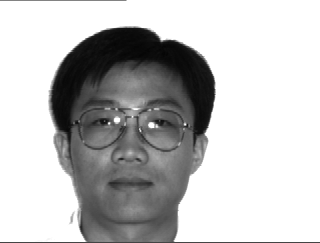
%> input picture Homework2/subject14.gif, 320 x 243 px
$ octave q1.m   (GNU Octave 9; MATLAB toolbox functions it lacks are replaced by stand-ins)
%> lines starting %> are read from the running program, lines starting %| are printed output that depends on the picture
clear all
subject14=[];

% Read the pics
pic=imread('subject14.gif');
%> pic is the input picture: size 243x320 uint8; min 5, max 255, mean 192.1
[num_row, num_col] = size(pic);
%> num_row = 243; num_col = 320
pic = reshape(pic,1,[]);
subject14=[subject14; pic];

pic=imread('subject14.glasses.gif');
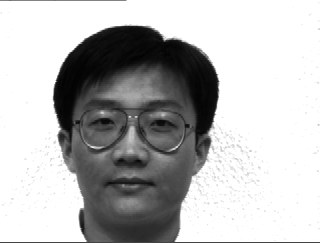
%> input picture Homework2/subject14.glasses.gif, 320 x 243 px
%> pic is the input picture: size 243x320 uint8; min 2, max 255, mean 185.2
pic = reshape(pic,1,[]);
subject14=[subject14; pic];

pic=imread('subject14.happy.gif');
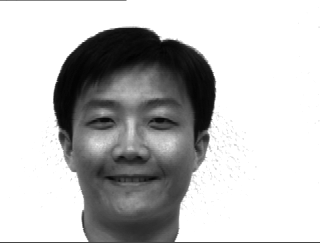
%> input picture Homework2/subject14.happy.gif, 320 x 243 px
%> pic is the input picture: size 243x320 uint8; min 3, max 255, mean 191.2
pic = reshape(pic,1,[]);
subject14=[subject14; pic];

pic=imread('subject14.leftlight.gif');
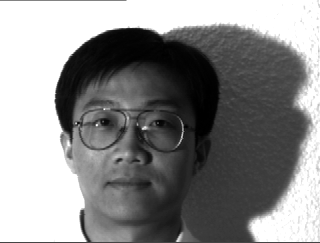
%> input picture Homework2/subject14.leftlight.gif, 320 x 243 px
%> pic is the input picture: size 243x320 uint8; min 0, max 255, mean 139.2
pic = reshape(pic,1,[]);
subject14=[subject14; pic];

pic=imread('subject14.noglasses.gif');
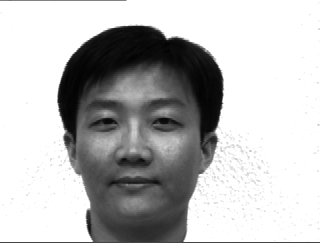
%> input picture Homework2/subject14.noglasses.gif, 320 x 243 px
%> pic is the input picture: size 243x320 uint8; min 2, max 255, mean 187.3
pic = reshape(pic,1,[]);
subject14=[subject14; pic];


pic=imread('subject14.rightlight.gif');
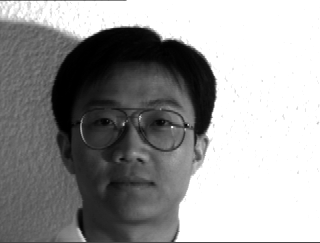
%> input picture Homework2/subject14.rightlight.gif, 320 x 243 px
%> pic is the input picture: size 243x320 uint8; min 0, max 255, mean 154.1
pic = reshape(pic,1,[]);
subject14=[subject14; pic];

%> (the run ends here)
